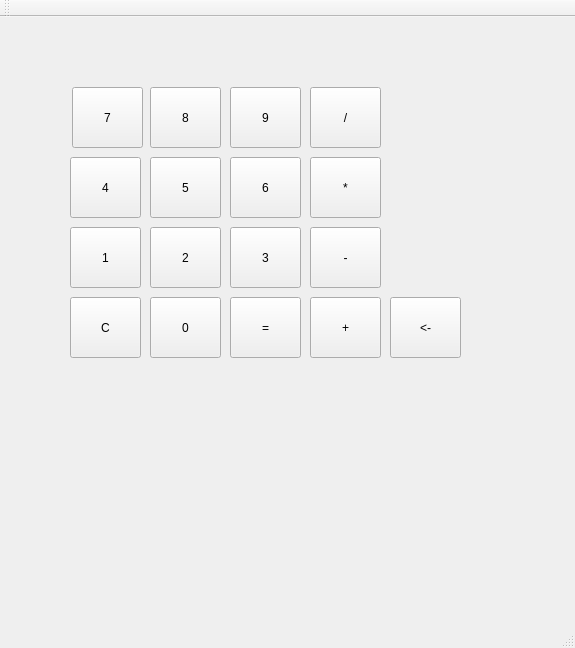
<?xml version="1.0" encoding="UTF-8"?>
<ui version="4.0">
 <class>Kalkulator</class>
 <widget class="QMainWindow" name="Kalkulator">
  <property name="geometry">
   <rect>
    <x>0</x>
    <y>0</y>
    <width>575</width>
    <height>648</height>
   </rect>
  </property>
  <property name="windowTitle">
   <string>Kalkulator</string>
  </property>
  <widget class="QWidget" name="centralWidget">
   <widget class="QWidget" name="ramka" native="true">
    <property name="geometry">
     <rect>
      <x>30</x>
      <y>10</y>
      <width>511</width>
      <height>571</height>
     </rect>
    </property>
    <widget class="QPushButton" name="cyfra7">
     <property name="geometry">
      <rect>
       <x>42</x>
       <y>60</y>
       <width>71</width>
       <height>61</height>
      </rect>
     </property>
     <property name="text">
      <string>7</string>
     </property>
    </widget>
    <widget class="QPushButton" name="cyfra8">
     <property name="geometry">
      <rect>
       <x>120</x>
       <y>60</y>
       <width>71</width>
       <height>61</height>
      </rect>
     </property>
     <property name="text">
      <string>8</string>
     </property>
    </widget>
    <widget class="QPushButton" name="cyfra9">
     <property name="geometry">
      <rect>
       <x>200</x>
       <y>60</y>
       <width>71</width>
       <height>61</height>
      </rect>
     </property>
     <property name="text">
      <string>9</string>
     </property>
    </widget>
    <widget class="QPushButton" name="cyfra4">
     <property name="geometry">
      <rect>
       <x>40</x>
       <y>130</y>
       <width>71</width>
       <height>61</height>
      </rect>
     </property>
     <property name="text">
      <string>4</string>
     </property>
    </widget>
    <widget class="QPushButton" name="cyfra5">
     <property name="geometry">
      <rect>
       <x>120</x>
       <y>130</y>
       <width>71</width>
       <height>61</height>
      </rect>
     </property>
     <property name="text">
      <string>5</string>
     </property>
    </widget>
    <widget class="QPushButton" name="cyfra6">
     <property name="geometry">
      <rect>
       <x>200</x>
       <y>130</y>
       <width>71</width>
       <height>61</height>
      </rect>
     </property>
     <property name="text">
      <string>6</string>
     </property>
    </widget>
    <widget class="QPushButton" name="cyfra1">
     <property name="geometry">
      <rect>
       <x>40</x>
       <y>200</y>
       <width>71</width>
       <height>61</height>
      </rect>
     </property>
     <property name="text">
      <string>1</string>
     </property>
    </widget>
    <widget class="QPushButton" name="cyfra2">
     <property name="geometry">
      <rect>
       <x>120</x>
       <y>200</y>
       <width>71</width>
       <height>61</height>
      </rect>
     </property>
     <property name="text">
      <string>2</string>
     </property>
    </widget>
    <widget class="QPushButton" name="cyfra3">
     <property name="geometry">
      <rect>
       <x>200</x>
       <y>200</y>
       <width>71</width>
       <height>61</height>
      </rect>
     </property>
     <property name="text">
      <string>3</string>
     </property>
    </widget>
    <widget class="QPushButton" name="dodaj">
     <property name="geometry">
      <rect>
       <x>280</x>
       <y>270</y>
       <width>71</width>
       <height>61</height>
      </rect>
     </property>
     <property name="text">
      <string>+</string>
     </property>
    </widget>
    <widget class="QPushButton" name="wynik">
     <property name="geometry">
      <rect>
       <x>200</x>
       <y>270</y>
       <width>71</width>
       <height>61</height>
      </rect>
     </property>
     <property name="text">
      <string>=</string>
     </property>
    </widget>
    <widget class="QPushButton" name="cyfra0">
     <property name="geometry">
      <rect>
       <x>120</x>
       <y>270</y>
       <width>71</width>
       <height>61</height>
      </rect>
     </property>
     <property name="text">
      <string>0</string>
     </property>
    </widget>
    <widget class="QPushButton" name="odejmowanie">
     <property name="geometry">
      <rect>
       <x>280</x>
       <y>200</y>
       <width>71</width>
       <height>61</height>
      </rect>
     </property>
     <property name="text">
      <string>-</string>
     </property>
    </widget>
    <widget class="QPushButton" name="mnozenie">
     <property name="geometry">
      <rect>
       <x>280</x>
       <y>130</y>
       <width>71</width>
       <height>61</height>
      </rect>
     </property>
     <property name="text">
      <string>*</string>
     </property>
    </widget>
    <widget class="QPushButton" name="dzielenie">
     <property name="geometry">
      <rect>
       <x>280</x>
       <y>60</y>
       <width>71</width>
       <height>61</height>
      </rect>
     </property>
     <property name="text">
      <string>/</string>
     </property>
    </widget>
    <widget class="QPushButton" name="wyczysc">
     <property name="geometry">
      <rect>
       <x>40</x>
       <y>270</y>
       <width>71</width>
       <height>61</height>
      </rect>
     </property>
     <property name="text">
      <string>C</string>
     </property>
    </widget>
    <widget class="QPushButton" name="usunjedenznak">
     <property name="geometry">
      <rect>
       <x>360</x>
       <y>270</y>
       <width>71</width>
       <height>61</height>
      </rect>
     </property>
     <property name="text">
      <string>&lt;-</string>
     </property>
    </widget>
   </widget>
  </widget>
  <widget class="QMenuBar" name="menuBar">
   <property name="geometry">
    <rect>
     <x>0</x>
     <y>0</y>
     <width>575</width>
     <height>26</height>
    </rect>
   </property>
  </widget>
  <widget class="QToolBar" name="mainToolBar">
   <attribute name="toolBarArea">
    <enum>TopToolBarArea</enum>
   </attribute>
   <attribute name="toolBarBreak">
    <bool>false</bool>
   </attribute>
  </widget>
  <widget class="QStatusBar" name="statusBar"/>
 </widget>
 <layoutdefault spacing="6" margin="11"/>
 <resources/>
 <connections/>
</ui>
